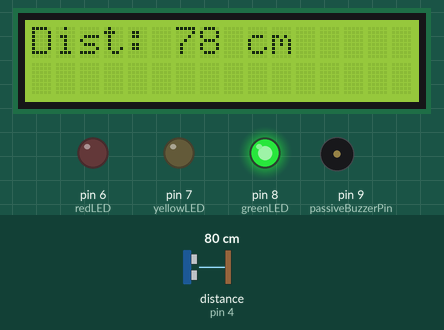
Simulated run of this sketch. Board: Arduino Uno, built with avr-gcc and run on an emulated ATmega328P. On the bench: 16×2 character LCD, output pins drawn as LEDs (lit = HIGH), buzzer (waves = sounding). Wiring (inferred from the names in the program): ultrasonic range finder: trigger pin 5; echo pin 4. Dashed ring = blinking. The inputs (shaded band) are chosen by the test bench; at power-on: distance to the obstacle (sensor on pin 4) 80 cm. The echo pulse lasts 58.3 µs per cm; pins used as bus, display or sensor lines are not drawn; what the sketch prints to the serial monitor is not drawn.

Above: at 1.3 s.
1.4 s: distance to the obstacle (sensor on pin 4) set to 2 cm
At 1.97 s:
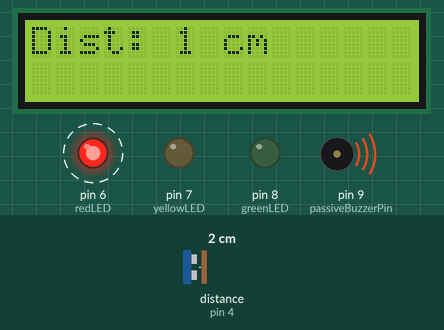
4.4 s: distance to the obstacle (sensor on pin 4) set to 18 cm
At 5.9 s:
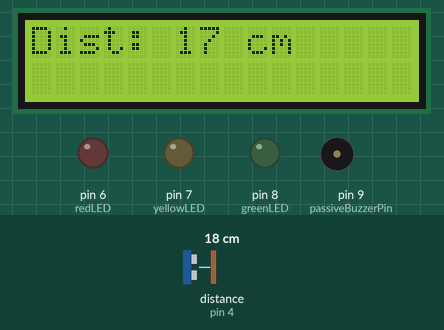
7.4 s: distance to the obstacle (sensor on pin 4) set to 14 cm
At 8.31 s:
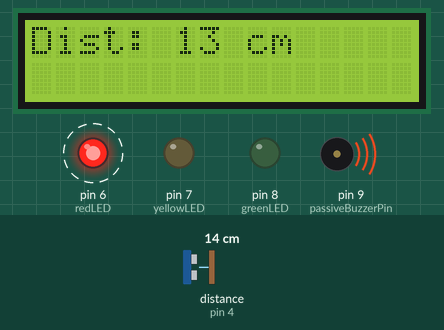
Timing chart, 0 to 15.0 s (numbered marks = the images above; inputs shaded):
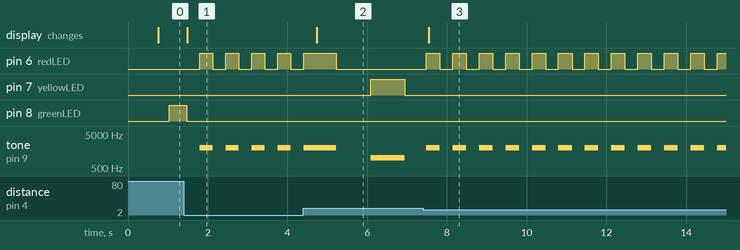

Measured:
- the behaviour switches between 16 and 15 cm on distance to the obstacle (sensor on pin 4) (found by bisection; images 2 and 3)
- after the input at 1.4 s, pin 6 (redLED): alternates HIGH for 0.32 s and LOW for 0.33 s, starting after 0.41 s; pin 8 (greenLED): HIGH → LOW after 0.07 s; tone on pin 9 (passiveBuzzerPin): alternates 2000 Hz for 0.32 s and silent for 0.33 s, starting after 0.41 s; the display: changes after 0.09 s (image 1)
- after the input at 4.4 s, pin 7 (yellowLED): LOW → HIGH after 1.7 s, → LOW 0.86 s later; the display: changes after 0.34 s (image 2)
- after the input at 7.4 s, pin 6 (redLED): alternates HIGH for 0.34 s and LOW for 0.32 s, starting after 0.08 s; pin 7 (yellowLED): stops changing and stays LOW; tone on pin 9 (passiveBuzzerPin): alternates 2000 Hz for 0.34 s and silent for 0.32 s, starting after 0.08 s; the display: changes after 0.14 s (image 3)

The sketch:

Module10_BM_copy_20260414114659.ino
```cpp
#include <Wire.h>
#include <LiquidCrystal_I2C.h>

const int echoPin = 4;
const int trigPin = 5;

const int redLED = 6;
const int yellowLED = 7;
const int greenLED = 8;

const int passiveBuzzerPin = 9;

bool alertState = false;

const unsigned long safeAlert = 1000;
const unsigned long safeLCD = 700;

const unsigned long cautionAlert = 800;
const unsigned long cautionLCD = 400;

const unsigned long warningAlert = 300;
const unsigned long warningLCD = 200;

unsigned long previousAlertMillis = 0;  //saves the previous time in milliseconds
unsigned long previousLCDMillis = 0;

unsigned long alertInterval = safeAlert;
unsigned long lcdInterval = safeLCD;

LiquidCrystal_I2C lcd(0x27, 16, 2);  //initialize LCD Object

void setup() {
  Serial.begin(9600);
  // initialize the LCD
  lcd.init();
  // turn on the LCD backlight
  lcd.backlight();
  lcd.begin(16, 2);
  pinMode(echoPin, INPUT);
  pinMode(trigPin, OUTPUT);
  pinMode(redLED, OUTPUT);
  pinMode(yellowLED, OUTPUT);
  pinMode(greenLED, OUTPUT);
  pinMode(passiveBuzzerPin, OUTPUT);
}

float readSensorData() {
  digitalWrite(trigPin, LOW);
  delayMicroseconds(2);
  digitalWrite(trigPin, HIGH);
  delayMicroseconds(10);
  digitalWrite(trigPin, LOW);
  float duration = pulseIn(echoPin, HIGH, 30000);
  Serial.println(duration);
  delay(50);
  if (duration == 0){
    return -1;
  }
  return duration * 0.034 / 2;
}

void updateAlarm(unsigned long alarmDistance) {
  if (alarmDistance > 30) {
    digitalWrite(greenLED, HIGH);
    digitalWrite(yellowLED, LOW);
    digitalWrite(redLED, LOW);
    noTone(passiveBuzzerPin);

  } else if (alarmDistance >= 15 && alarmDistance < 30) {
    digitalWrite(greenLED, LOW);
    digitalWrite(yellowLED, alertState);
    digitalWrite(redLED, LOW);
    if (alertState) {
      tone(passiveBuzzerPin, 1000);
    } else {
      noTone(passiveBuzzerPin);
    }

  } else {
    digitalWrite(greenLED, LOW);
    digitalWrite(yellowLED, LOW);
    digitalWrite(redLED, alertState);
    if (alertState) {
      tone(passiveBuzzerPin, 2000);
    } else {
      noTone(passiveBuzzerPin);
    }
  }
}

void updateLCD(unsigned long lcdDistance) {
  lcd.clear();
  lcd.setCursor(0, 0);
  lcd.print("Dist: ");
  lcd.print(lcdDistance);
  lcd.print(" cm");
}

void loop() {
  float distance = readSensorData();
  unsigned long currentMillis = millis();

  if (distance > 30) {
    alertInterval = safeAlert;
    lcdInterval = safeLCD;
  } else if (distance >= 15 && distance < 30) {
    alertInterval = cautionAlert;
    lcdInterval = cautionLCD;
  } else {
    alertInterval = warningAlert;
    lcdInterval = warningLCD;
  }


  if (currentMillis - previousAlertMillis >= alertInterval) {
    previousAlertMillis = currentMillis;
    alertState = !alertState;
    updateAlarm(distance);
  }


  if (currentMillis - previousLCDMillis >= lcdInterval) {
    previousLCDMillis = currentMillis;
    updateLCD(distance);
  }
}
```
